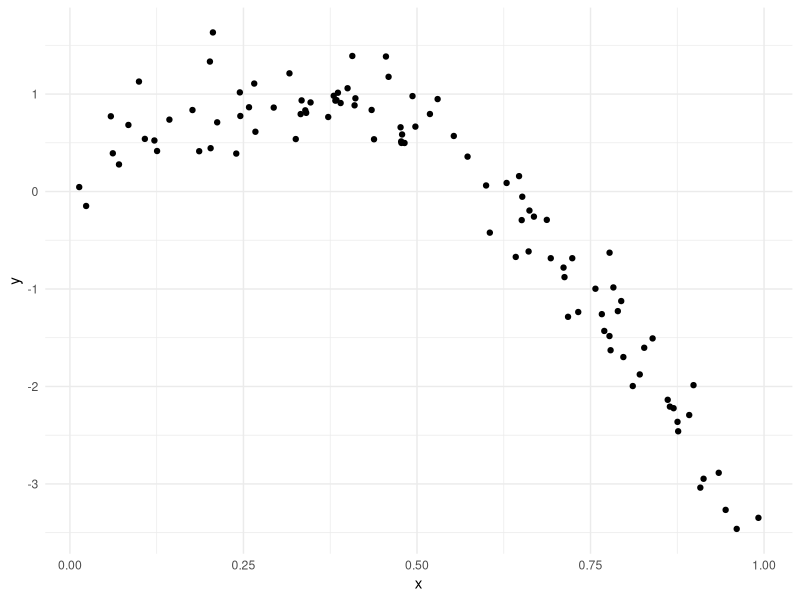
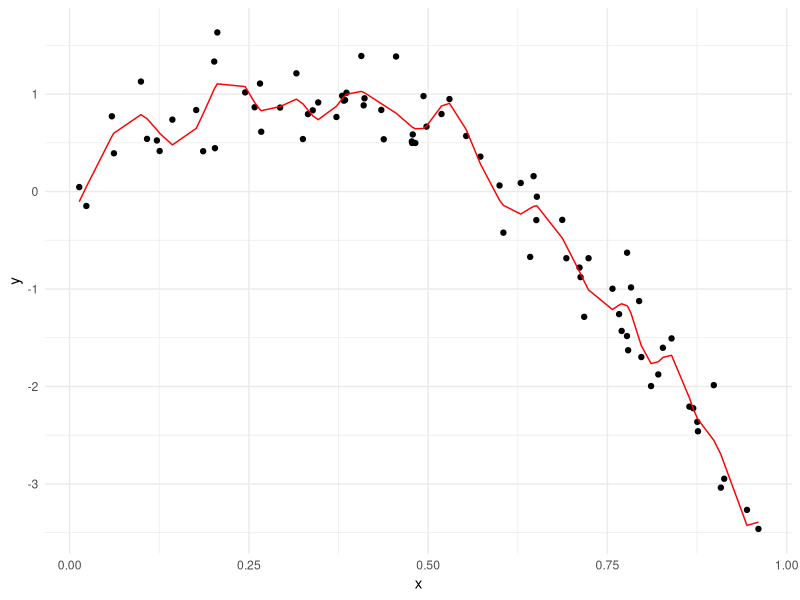
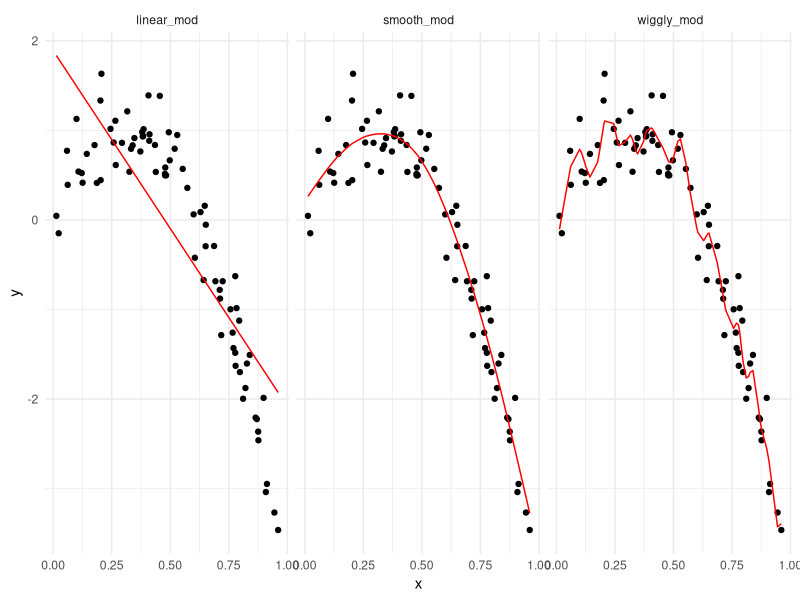
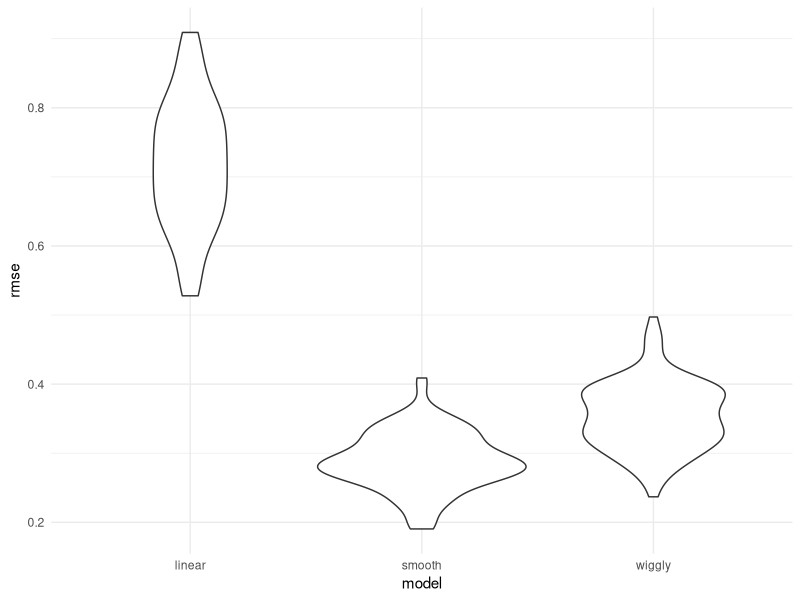

Write the R code that produced these figures, in order.
## ---- chunk 1
library(tidyverse)
library(modelr)
library(mgcv)

knitr::opts_chunk$set(
  fig.width = 6,
  fig.asp = .6,
  out.width = "90%"
)

theme_set(theme_minimal() + theme(legend.position = "bottom"))

options(
  ggplot2.continuous.colour = "viridis",
  ggplot2.continuous.fill = "viridis"
)

scale_colour_discrete = scale_color_viridis_d
scale_fill_discrete = scale_fill_viridis_d

set.seed(1)
## ---- chunk 2
nonlin_df = 
  tibble(
    id = 1:100,
    x = runif(100, 0, 1),
    y = 1 - 10 * (x - .3) ^ 2 + rnorm(100, 0, .3)
  )
## ---- chunk 3
nonlin_df %>% 
  ggplot(aes(x = x, y = y)) + 
  geom_point()
## ---- chunk 4
train_df = sample_n(nonlin_df, size = 80)
test_df = anti_join(nonlin_df, train_df, by = "id")
## ---- chunk 5
linear_mod = lm(y ~ x, data = train_df)
smooth_mod = gam(y ~ s(x), data = train_df)
wiggly_mod = gam(y ~ s(x, k = 30), sp = 10e-6, data = train_df)
## ---- chunk 6
train_df %>% 
  add_predictions(wiggly_mod) %>% 
  ggplot(aes(x = x, y = y)) + 
  geom_point() +
  geom_line(aes(y = pred), color = "red")
## ---- chunk 7
train_df %>% 
  gather_predictions(linear_mod, smooth_mod, wiggly_mod) %>% 
  ggplot(aes(x = x, y = y)) + 
  geom_point() +
  geom_line(aes(y = pred), color = "red") + 
  facet_grid(. ~ model)
## ---- chunk 8
rmse(linear_mod, test_df)
rmse(smooth_mod, test_df)
rmse(wiggly_mod, test_df)
## ---- chunk 9
cv_df = 
  crossv_mc(nonlin_df, 100)
## ---- chunk 10
cv_df %>% pull(train) %>% .[[1]] %>% as_tibble()
cv_df %>% pull(test) %>% .[[1]] %>% as_tibble()
## ---- chunk 11
cv_df = 
  cv_df %>% 
  mutate(
    train = map(train, as_tibble),
    test = map(test, as_tibble)
  )
## ---- chunk 12
cv_df = 
  cv_df %>% 
  mutate(
    linear_mod = map(.x = train, ~lm(y ~ x, data = .x)),
    smooth_mod = map(.x = train, ~gam(y ~ s(x), data = .x)),
    wiggly_mod = map(.x = train, ~gam(y ~ s(x, k = 30), sp = 10e-6, data = .x))
  ) %>% 
  mutate(
    rmse_linear = map2_dbl(.x = linear_mod, .y = test, ~rmse(model = .x, data = .y)),
    rmse_smooth = map2_dbl(.x = smooth_mod, .y = test, ~rmse(model = .x, data = .y)),
    rmse_wiggly = map2_dbl(.x = wiggly_mod, .y = test, ~rmse(model = .x, data = .y))
  )
## ---- chunk 13
cv_df %>% 
  select(starts_with("rmse")) %>% 
  pivot_longer(
    everything(),
    names_to = "model",
    values_to = "rmse",
    names_prefix = "rmse_"
  ) %>% 
  ggplot(aes(x = model, y = rmse)) +
  geom_violin()
## ---- chunk 14
cv_df %>% 
  select(starts_with("rmse")) %>% 
  pivot_longer(
    everything(),
    names_to = "model",
    values_to = "rmse",
    names_prefix = "rmse_"
  ) %>% 
  group_by(model) %>% 
  summarize(avg_rmse = mean(rmse))
